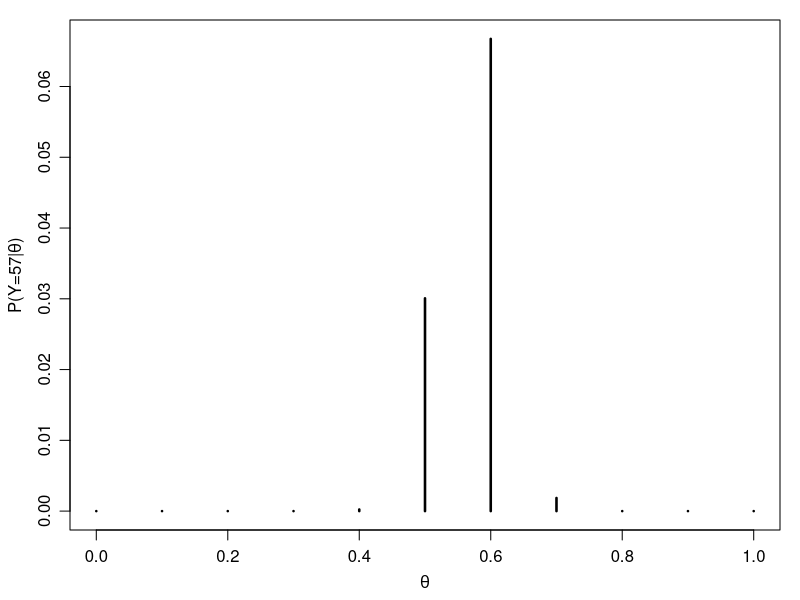
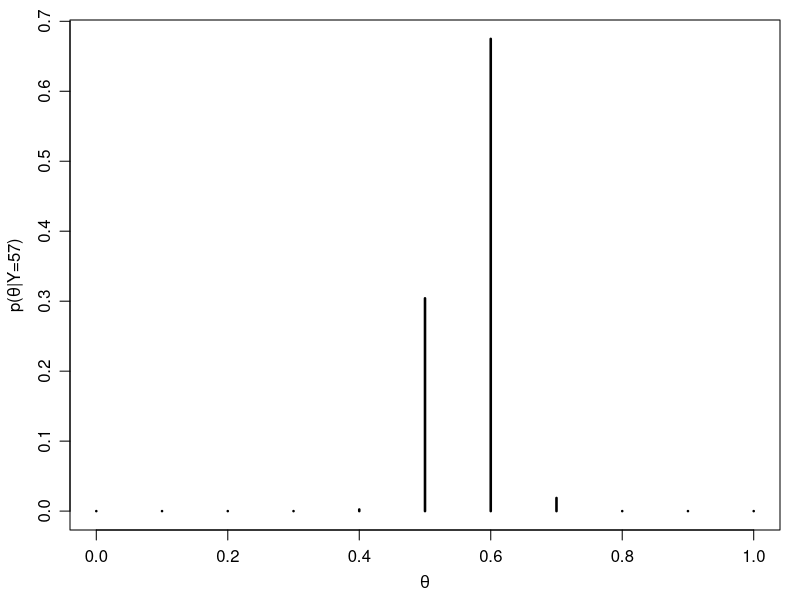
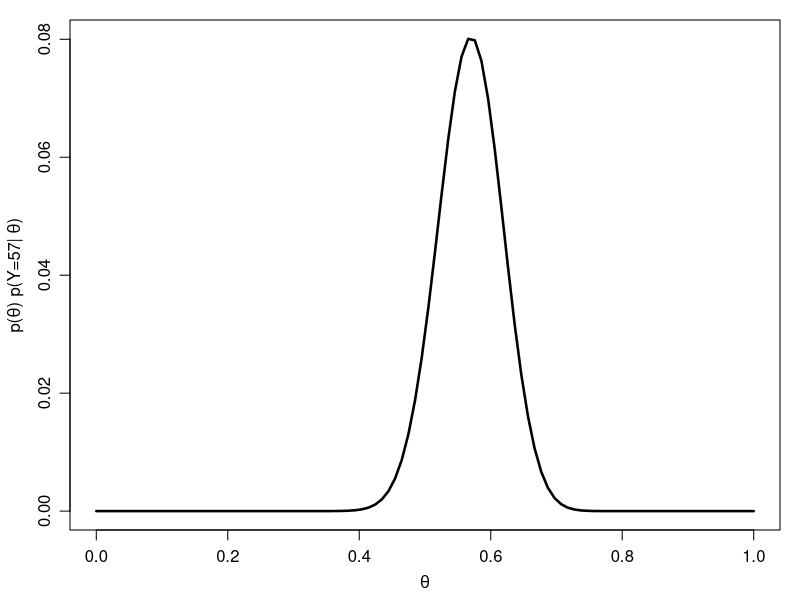
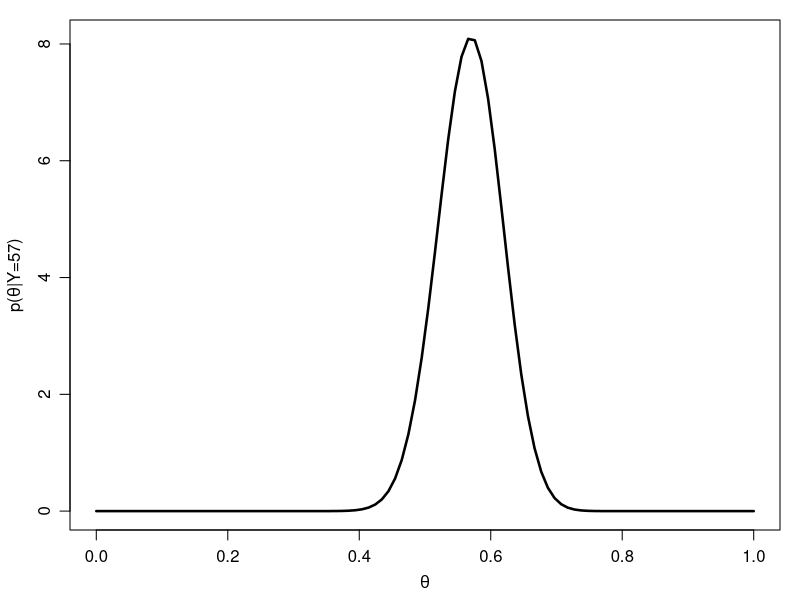
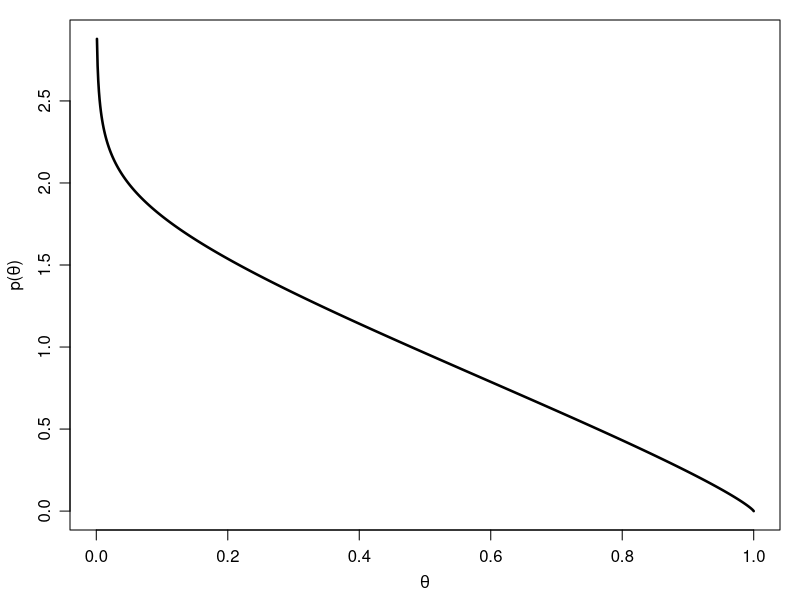

These figures' R source, in order: (Note: this script raises an error after producing the figures.)
# Tutorial 1 R code #

##############
# Question 1 #
##############

# 1(b)
theta <- seq(from=0,to=1,by=0.1)
y <- 57
n <- 100
likelihood <- dbinom(y, n, theta)
round(likelihood,4)

par(mar=c(3.5,3.5,1,1))
par(mgp=c(2.1,0.8,0))
plot(theta, likelihood, type="h", lwd=2.5,
    xlab=expression(theta), ylab=expression(paste("P(Y=57|",theta,")")))

# 1(c)
posterior <- likelihood/sum(likelihood)

par(mar=c(3.5,3.5,1,1))
par(mgp=c(2.1,0.8,0))
plot(theta, posterior,type="h",lwd=2.5,
    xlab=expression(theta), ylab=expression(paste("p(", theta, "|Y=57)")))


# 1(d)
theta2 <- seq(from=0, to=1, length.out=100)
par(mar=c(3.5,3.5,1,1))
par(mgp=c(2.1,0.8,0))
plot(theta2, dbinom(y,n,theta2), type="l",lwd=2.5,
    xlab=expression(theta), ylab=expression(paste("p(", theta, ") p(Y=57| ", theta, ")")))


# 1(e)
par(mar=c(3.5,3.5,1,1))
par(mgp=c(2.1,0.8,0))
plot(theta2, dbeta(theta2,58,44),type="l",lwd=2.5,xlab=expression(theta), 
    ylab=expression(paste("p(",theta,"|Y=57)")))



##############
# Question 2 #
##############

# 2(a)
a0 <- 11/12
b0 <- 11/6
theta <- seq(from=0,to=1, by=0.001)

par(mar=c(3.5,3.5,1,1))
par(mgp=c(2.1,0.8,0))
plot(theta, dbeta(theta,a0,b0), type="l",lwd=2.5,
    xlab=expression(theta), ylab=expression(paste("p(", theta, ")")))

beta_var <- function(a,b) {a*b/((a+b)^2*(a+b+1))}
beta_var(a0,b0)
sqrt(beta_var(a0,b0))


2(b)
y <- 3
n <- 11
(a <- a0+y)
(b <- b0+n-y)

par(mar=c(3.5,3.5,1,1))
par(mgp=c(2.1,0.8,0))
plot(theta, dbeta(theta,a,b),type="l",lwd=2.5,
    xlab=expression(theta), ylab="Density")
points(theta, dbeta(theta,a0,b0),type="l",lwd=2.5,lty=2)
legend("topright",legend=c("prior","posterior"),lty=c(1,2), 
    lwd=2.5,cex=1)

(mean <- a/(a+b))
(median <- qbeta(0.5, a, b))
(mode <- (a-1)/(a+b-2))


2(c)
# HPD region
require(TeachingDemos)
(hpdr <- hpd(qbeta,shape1=a,shape2=b,conf=0.5))
hpdr[2] - hpdr[1]

# quantile-based CI
(CI <- qbeta(c(0.25,0.75),a,b))
CI[2] -CI[1]


2(d)
86/433



##############
# Question 3 #
##############

# 3(a)
a0 <- 1; b0 <- 1
y1 <- 2; n1 <- 15
(a <- a0+y1)
(b <- b0+n1-y1)


# 3(c)
n2 <- 278
y2 <- seq(from=0, to=n2, by=1)
predictive_density <- function(y2, n2, a, b){ 
 choose(n2,y2)*beta(y2+a,n2-y2+b)/beta(a,b) 
}
y2prob <- predictive_density(y2, n2, a, b)


par(mar=c(3.5,3.5,1,1))
par(mgp=c(2.1,0.8,0))
plot(y2,y2prob,type="h",lwd=2.5,ylab="Density",
    xlab=expression(y[2]),main="predictive density")

# mean
(post.mean <- sum(y2*y2prob))
# standard deviation
post.var <- sum(y2^2*y2prob) - post.mean^2
(post.sd <- sqrt(post.var))


# 3(d)
par(mar=c(3.5,3.5,1,1))
par(mgp=c(2.1,0.8,0))
plot(y2,dbinom(y2,n2,2/15),type="h",lwd=2.5,
    xlab=expression(y[2]),ylab="Density",main="Binomial(278,2/15)")

278*2/15
sqrt(278*2/15*13/15)
